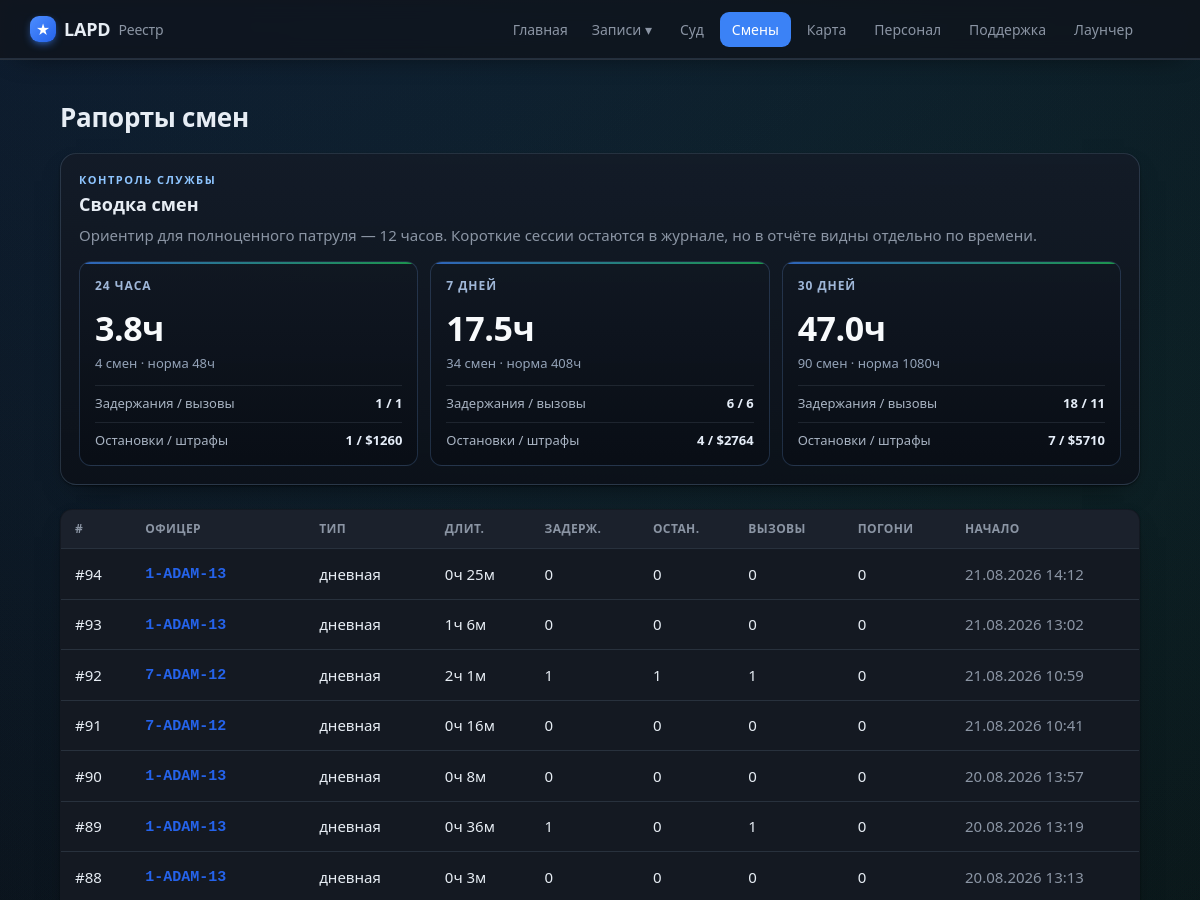
Page /shifts (upper part) on the earlier database version.
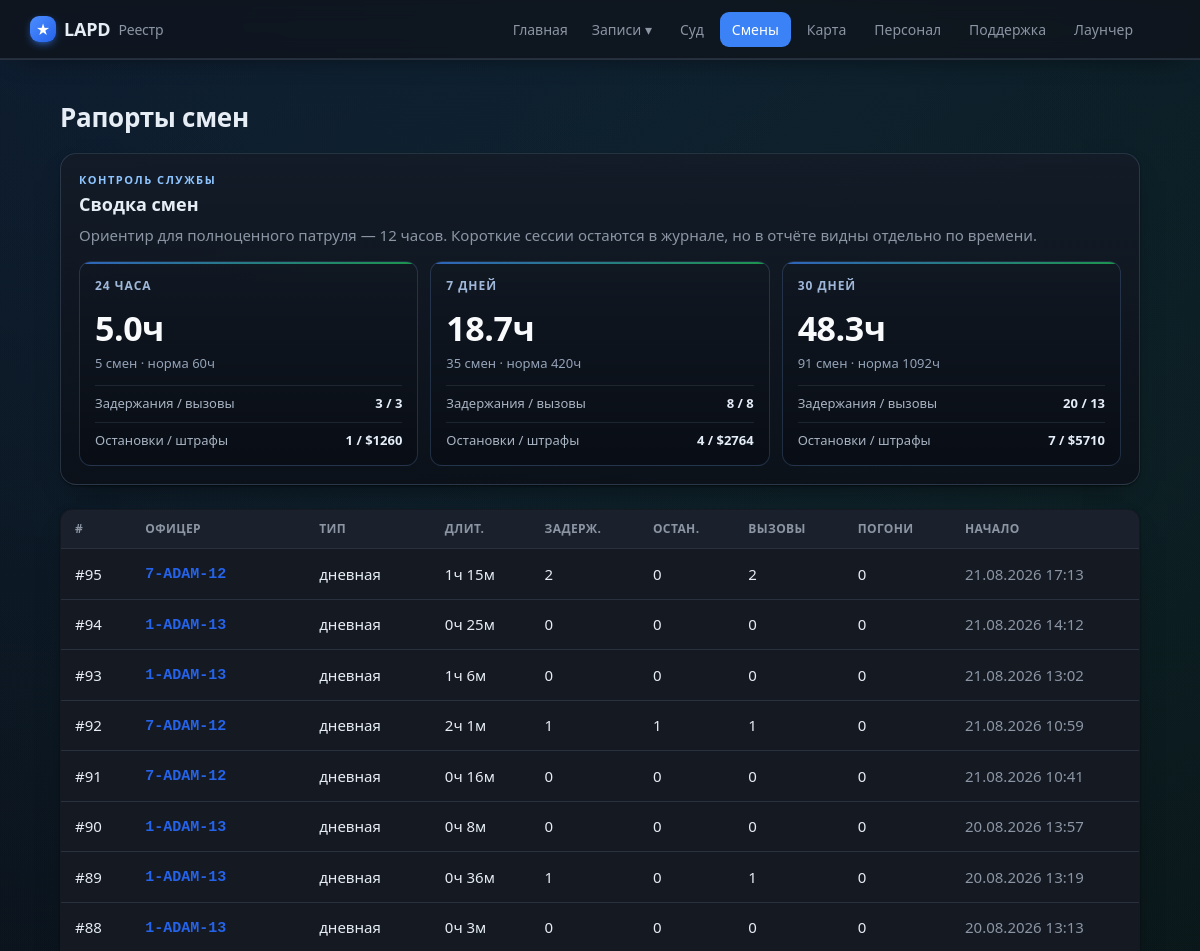
Same page on the later database version.
### tables this page shows
CREATE TABLE shifts (
                id INTEGER PRIMARY KEY AUTOINCREMENT,
                officer_id INTEGER NOT NULL,
                shift_type TEXT,
                started_at TEXT NOT NULL,
                ended_at TEXT,
                duration_min INTEGER DEFAULT 0,
                arrests INTEGER DEFAULT 0,
                traffic_stops INTEGER DEFAULT 0,
                pursuits INTEGER DEFAULT 0,
                pit INTEGER DEFAULT 0,
                callouts INTEGER DEFAULT 0,
                fines_total INTEGER DEFAULT 0,
                is_test INTEGER DEFAULT 0, source_ext TEXT,
                FOREIGN KEY (officer_id) REFERENCES officers(id)
            );

CREATE TABLE officers (
                id INTEGER PRIMARY KEY AUTOINCREMENT,
                callsign TEXT UNIQUE NOT NULL,
                name TEXT
            , current_status TEXT, status_since TEXT, rank TEXT, department TEXT, discord TEXT, is_admin INTEGER);

### app/main.py (the view)
@app.route("/shifts")
def shifts():
    return render_template("shifts.html", shifts=db.list_shifts(200),
                           periods=db.shift_periods())

### app/db.py (called while the page is built)
def fmt_dt(iso):
    try:
        dt = datetime.datetime.fromisoformat(iso)
        return dt.strftime("%d.%m.%Y %H:%M")
    except Exception:
        return iso or "—"

@contextmanager
def get_conn():
    conn = sqlite3.connect(config.DB_PATH)
    conn.row_factory = sqlite3.Row
    try:
        yield conn
        conn.commit()
    finally:
        conn.close()

def _row_to_shift(r):
    d = dict(r)
    d["is_test"] = bool(r["is_test"]) if "is_test" in r.keys() else False
    d["type_ru"] = SHIFT_TYPE_RU.get(r["shift_type"], r["shift_type"] or "—")
    dm = r["duration_min"] or 0
    d["duration_h"] = f"{dm // 60}ч {dm % 60}м"
    d["started_fmt"] = fmt_dt(r["started_at"])
    return d

def list_shifts(limit=100, officer_id=None):
    q = """SELECT shifts.*, officers.callsign, officers.name AS officer_name
           FROM shifts JOIN officers ON officers.id = shifts.officer_id"""
    params = []
    if officer_id:
        q += " WHERE shifts.officer_id=?"; params.append(officer_id)
    q += " ORDER BY shifts.id DESC LIMIT ?"; params.append(limit)
    with get_conn() as c:
        return [_row_to_shift(r) for r in c.execute(q, params).fetchall()]

### app/templates/shifts.html (shortened to what this page needs)
{% extends "base.html" %}
{% block content %}
<div class="case-head">
  <h1>Рапорты смен</h1>
</div>
<section class="period-panel">
  <div class="section-kicker">Контроль службы</div>
  <h2>Сводка смен</h2>
  <p class="muted">Ориентир для полноценного патруля — 12 часов. Короткие сессии остаются в журнале, но в отчёте видны отдельно по времени.</p>
  <div class="period-grid">
    {% for p in periods %}
      <article class="period-card">
        <div class="period-title">{{ p.label }}</div>
        <div class="period-main">{{ p.hours }}ч</div>
        <div class="period-sub">{{ p.count }} смен · норма {{ (p.count * 12) }}ч</div>
        <div class="period-line">
          <span>Задержания / вызовы</span>
          <b>{{ p.arrests }} / {{ p.callouts }}</b>
        </div>
        <div class="period-line">
          <span>Остановки / штрафы</span>
          <b>{{ p.traffic_stops }} / ${{ p.fines_total }}</b>
        </div>
      </article>
    {% endfor %}
  </div>
</section>
{% if shifts %}
<table class="tbl">
  <thead><tr><th>#</th><th>Офицер</th><th>Тип</th><th>Длит.</th><th>Задерж.</th><th>Остан.</th><th>Вызовы</th><th>Погони</th><th>Начало</th></tr></thead>
  <tbody>
  {% for s in shifts %}
    <tr onclick="location='{{ url_for('shift_view', sid=s.id) }}'">
      <td><a class="row-link" href="{{ url_for('shift_view', sid=s.id) }}" onclick="event.stopPropagation()">#{{ s.id }}</a></td>
      <td>{% if s.callsign %}<a class="cs" href="{{ url_for('officer_view', callsign=s.callsign) }}" onclick="event.stopPropagation()">{{ s.callsign }}</a>{% else %}—{% endif %}
        {% if s.is_test %}<span class="tag test">ТЕСТ</span>{% endif %}</td>
      <td>{{ s.type_ru }}</td>
      <td>{{ s.duration_h }}</td>
      <td>{{ s.arrests }}</td>
      <td>{{ s.traffic_stops }}</td>
      <td>{{ s.callouts }}</td>
      <td>{{ s.pursuits }}</td>
      <td class="muted">{{ s.started_fmt }}</td>
    </tr>
  {% endfor %}
  </tbody>
</table>
{% else %}
  <p class="empty">Смен пока нет<span class="empty-sub">После закрытия игры агент отправит первый рапорт автоматически.</span></p>
{% endif %}
{% endblock %}

Differences in the rows shown:
added shifts: id "95", callsign "7-ADAM-12", type_ru "дневная", duration_h "1ч 15м", arrests "2", traffic_stops "0", callouts "2", pursuits "0", started_fmt "21.08.2026 17:13"
Other differences:
new list line: "24 ЧАСА 5.0 ч 5 смен · норма 60 ч Задержания / вызовы 3 / 3 Остановки / штрафы 1 / $ 1260"
new list line: "7 ДНЕЙ 18.7 ч 35 смен · норма 420 ч Задержания / вызовы 8 / 8 Остановки / штрафы 4 / $ 2764"
new list line: "30 ДНЕЙ 48.3 ч 91 смен · норма 1092 ч Задержания / вызовы 20 / 13 Остановки / штрафы 7 / $ 5710"
list line gone: "24 ЧАСА 3.8 ч 4 смен · норма 48 ч Задержания / вызовы 1 / 1 Остановки / штрафы 1 / $ 1260"
list line gone: "7 ДНЕЙ 17.5 ч 34 смен · норма 408 ч Задержания / вызовы 6 / 6 Остановки / штрафы 4 / $ 2764"
list line gone: "30 ДНЕЙ 47.0 ч 90 смен · норма 1080 ч Задержания / вызовы 18 / 11 Остановки / штрафы 7 / $ 5710"
